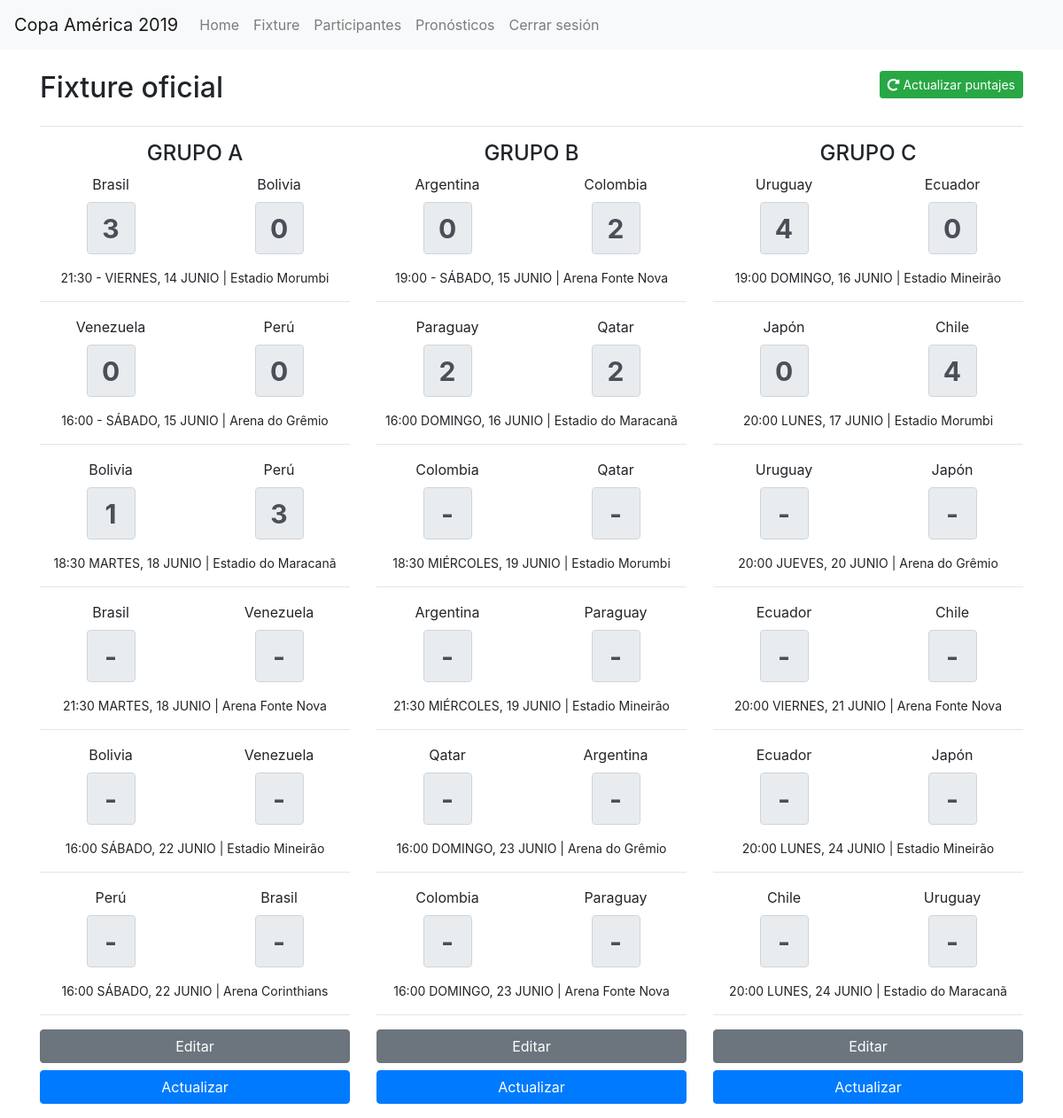
Page /admin/fixture.php (signed in) on the committed database.
### tables this page shows
CREATE TABLE `fixtures` (
  `id` int(11) NOT NULL AUTO_INCREMENT,
  `team_a` int(11) NOT NULL,
  `team_b` int(11) NOT NULL,
  `goal_a` varchar(5) NOT NULL DEFAULT '-',
  `goal_b` varchar(5) NOT NULL DEFAULT '-',
  `group_fixture` varchar(15) NOT NULL DEFAULT 'A',
  `city` varchar(45) NOT NULL,
  `stadium` varchar(45) NOT NULL,
  `date` varchar(45) NOT NULL,
  PRIMARY KEY (`id`),
  KEY `FK_FIXTURE_TEAM_B_idx` (`team_b`),
  KEY `FK_FIXTURE_TEAM_A_idx` (`team_a`) USING BTREE,
  CONSTRAINT `FK_FIXTURE_TEAM_A` FOREIGN KEY (`team_a`) REFERENCES `teams` (`id`) ON DELETE NO ACTION ON UPDATE NO ACTION,
  CONSTRAINT `FK_FIXTURE_TEAM_B` FOREIGN KEY (`team_b`) REFERENCES `teams` (`id`) ON DELETE NO ACTION ON UPDATE NO ACTION
);

CREATE TABLE `teams` (
  `id` int(11) NOT NULL AUTO_INCREMENT,
  `name` varchar(45) NOT NULL,
  PRIMARY KEY (`id`)
);

### admin/fixture.php (the view, shortened to what this page needs)
<?php
include_once('config/database.php');
?>
<!DOCTYPE html>
<html lang="es">
<head>
	<link rel="stylesheet" href="https://cdnjs.cloudflare.com/ajax/libs/font-awesome/5.8.2/css/all.min.css">
	<link rel="stylesheet" href="https://stackpath.bootstrapcdn.com/bootstrap/4.3.1/css/bootstrap.min.css">
</head>
<body>
	<nav class="navbar navbar-expand-lg navbar-light bg-light">
	  <a class="navbar-brand" href="#">Copa América 2019</a>
	  <div class="collapse navbar-collapse" id="navbarNav">
	    <ul class="navbar-nav">
	      <li class="nav-item">
	        <a class="nav-link" href="index.php">Home </a>
	      </li>
	      <li class="nav-item">
	        <a class="nav-link" href="fixture.php">Fixture</a>
	      </li>
	      <li class="nav-item">
	        <a class="nav-link" href="participantes.php">Participantes</a>
	      </li>
	      <li class="nav-item">
	        <a class="nav-link" href="pronosticos.php">Pronósticos</a>
	      </li>
	      <li class="nav-item">
          <a class="nav-link" href="logout.php">Cerrar sesión</a>
        </li>
	    </ul>
	  </div>
	</nav>
	<div class="container">
		<div class="row">
			<div class="col-lg-6">
				<p>&nbsp;</p>
				<h2>Fixture oficial</h2>
			</div>
			<div class="col-lg-6 text-right">
				<p>&nbsp;</p>
				<p><a href="javascript:void(0)" onclick="reloadPoints()" class="btn btn-success btn-sm"><i class="fas fa-redo-alt"></i> Actualizar puntajes</a></p>
			</div>
		</div>
		<hr>
		<div class="row">
			<div class="col-lg-4">
				<form id="frmFixtureA" name="frmFixtureA" method="POST">
					<div class="text-center">
						<h4>GRUPO A</h4>
					</div>
					<?php
					$sql_grupo_a = "SELECT f.id as id_fixture, f.team_a, t1.name AS teamA, f.team_b, t2.name AS teamB, f.goal_a AS goal_a, f.goal_b AS goal_b,f.stadium as stadium, f.date AS date FROM fixtures AS f JOIN teams AS t1 ON f.team_a=t1.id JOIN teams AS t2 ON f.team_b=t2.id WHERE f.group_fixture='A' ORDER BY f.id ASC";
					$result_grupo_a = $conexion->query($sql_grupo_a);
					while($row = $result_grupo_a->fetch_array())
					{
					?>
					<div class="row">
						<div class="col-lg-6 text-center">
							<div class="form-group">
								<label><?php echo $row['teamA']; ?></label>
								<input type="text" class="form-control input-score" id="goal_a_<?php echo $row['id_fixture']; ?>" name="goal_a_<?php echo $row['id_fixture']; ?>" value="<?php echo $row['goal_a']; ?>" disabled required>
							</div>
						</div>
						<div class="col-lg-6 text-center">
							<div class="form-group">
								<label><?php echo $row['teamB']; ?></label>
								<input type="text" class="form-control input-score" id="goal_b_<?php echo $row['id_fixture']; ?>" name="goal_b_<?php echo $row['id_fixture']; ?>" value="<?php echo $row['goal_b']; ?>" disabled required>
							</div>
						</div>
						<div class="col-lg-12 text-center text-detail">
							<p><?php echo $row['date']; ?> | <?php echo $row['stadium']; ?></p>
						</div>
					</div>
					<hr>
					<?php
					}
					?>
					<div class="form-group">
						<a href="javascript:void(0)" onclick="enableForm()" class="btn btn-secondary btn-block">Editar</a>
						<button type="submit" class="btn btn-primary btn-block">Actualizar</button>
					</div>
				</form>
			</div>
			<div class="col-lg-4">
				<form id="frmFixtureB" name="frmFixtureB" method="POST">
					<div class="text-center">
						<h4>GRUPO B</h4>
					</div>
					<?php
					$sql_grupo_b = "SELECT f.id as id_fixture, f.team_a, t1.name AS teamA, f.team_b, t2.name AS teamB, f.goal_a AS goal_a, f.goal_b AS goal_b,f.stadium as stadium, f.date AS date FROM fixtures AS f JOIN teams AS t1 ON f.team_a=t1.id JOIN teams AS t2 ON f.team_b=t2.id WHERE f.group_fixture='B' ORDER BY f.id ASC";
					$result_grupo_b = $conexion->query($sql_grupo_b);
					while($row = $result_grupo_b->fetch_array())
					{
					?>
					<div class="row">
						<div class="col-lg-6 text-center">
							<div class="form-group">
								<label><?php echo $row['teamA']; ?></label>
								<input type="text" class="form-control input-score" id="goal_a_<?php echo $row['id_fixture']; ?>" name="goal_a_<?php echo $row['id_fixture']; ?>" value="<?php echo $row['goal_a']; ?>" disabled required>
							</div>
						</div>
						<div class="col-lg-6 text-center">
							<div class="form-group">
								<label><?php echo $row['teamB']; ?></label>
								<input type="text" class="form-control input-score" id="goal_b_<?php echo $row['id_fixture']; ?>" name="goal_b_<?php echo $row['id_fixture']; ?>" value="<?php echo $row['goal_b']; ?>" disabled required>
							</div>
						</div>
						<div class="col-lg-12 text-center text-detail">
							<p><?php echo $row['date']; ?> | <?php echo $row['stadium']; ?></p>
						</div>
					</div>
					<hr>
					<?php
					}
					?>
					<div class="form-group">
						<a href="javascript:void(0)" onclick="enableForm()" class="btn btn-secondary btn-block">Editar</a>
						<button type="submit" class="btn btn-primary btn-block">Actualizar</button>
					</div>
				</form>
			</div>
			<div class="col-lg-4">
				<form id="frmFixtureC" name="frmFixtureC" method="POST">
					<div class="text-center">
						<h4>GRUPO C</h4>
					</div>
					<?php
					$sql_grupo_c = "SELECT f.id as id_fixture, f.team_a, t1.name AS teamA, f.team_b, t2.name AS teamB, f.goal_a AS goal_a, f.goal_b AS goal_b,f.stadium as stadium, f.date AS date FROM fixtures AS f JOIN teams AS t1 ON f.team_a=t1.id JOIN teams AS t2 ON f.team_b=t2.id WHERE f.group_fixture='C' ORDER BY f.id ASC";
					$result_grupo_c = $conexion->query($sql_grupo_c);
					while($row = $result_grupo_c->fetch_array())
					{
					?>
					<div class="row">
						<div class="col-lg-6 text-center">
							<div class="form-group">
								<label><?php echo $row['teamA']; ?></label>
								<input type="text" class="form-control input-score" id="goal_a_<?php echo $row['id_fixture']; ?>" name="goal_a_<?php echo $row['id_fixture']; ?>" value="<?php echo $row['goal_a']; ?>" disabled required>
							</div>
						</div>
						<div class="col-lg-6 text-center">
							<div class="form-group">
								<label><?php echo $row['teamB']; ?></label>
								<input type="text" class="form-control input-score" id="goal_b_<?php echo $row['id_fixture']; ?>" name="goal_b_<?php echo $row['id_fixture']; ?>" value="<?php echo $row['goal_b']; ?>" disabled required>
							</div>
						</div>
						<div class="col-lg-12 text-center text-detail">
							<p><?php echo $row['date']; ?> | <?php echo $row['stadium']; ?></p>
						</div>
					</div>
					<hr>
					<?php
					}
					?>
					<div class="form-group">
						<a href="javascript:void(0)" onclick="enableForm()" class="btn btn-secondary btn-block">Editar</a>
						<button type="submit" class="btn btn-primary btn-block">Actualizar</button>
					</div>
				</form>
			</div>
		</div>
	</div>
</body>
</html>

### admin/fixture.php (style rules this page uses)
p { margin-bottom: 0; }
.input-score { max-width: 55px; margin: 0 auto; text-align: center; font-size: 30px; font-weight: bold; }
.text-detail { font-size: 14px; }

### rows in the picture
fixtures: team_a.name "Brasil", goal_a_1 "3", team_b.name "Bolivia", goal_b_1 "0", date "21:30 - VIERNES, 14 JUNIO", stadium "Estadio Morumbi"
fixtures: team_a.name "Venezuela", goal_a_2 "0", team_b.name "Perú", goal_b_2 "0", date "16:00 - SÁBADO, 15 JUNIO", stadium "Arena do Grêmio"
fixtures: team_a.name "Bolivia", goal_a_7 "1", team_b.name "Perú", goal_b_7 "3", date "18:30 MARTES, 18 JUNIO", stadium "Estadio do Maracanã"
fixtures: team_a.name "Brasil", goal_a_8 "-", team_b.name "Venezuela", goal_b_8 "-", date "21:30 MARTES, 18 JUNIO", stadium "Arena Fonte Nova"
fixtures: team_a.name "Bolivia", goal_a_13 "-", team_b.name "Venezuela", goal_b_13 "-", date "16:00 SÁBADO, 22 JUNIO", stadium "Estadio Mineirão"
fixtures: team_a.name "Perú", goal_a_14 "-", team_b.name "Brasil", goal_b_14 "-", date "16:00 SÁBADO, 22 JUNIO", stadium "Arena Corinthians"
fixtures: team_a.name "Argentina", goal_a_3 "0", team_b.name "Colombia", goal_b_3 "2", date "19:00 - SÁBADO, 15 JUNIO", stadium "Arena Fonte Nova"
fixtures: team_a.name "Paraguay", goal_a_4 "2", team_b.name "Qatar", goal_b_4 "2", date "16:00 DOMINGO, 16 JUNIO", stadium "Estadio do Maracanã"
fixtures: team_a.name "Colombia", goal_a_9 "-", team_b.name "Qatar", goal_b_9 "-", date "18:30 MIÉRCOLES, 19 JUNIO", stadium "Estadio Morumbi"
fixtures: team_a.name "Argentina", goal_a_10 "-", team_b.name "Paraguay", goal_b_10 "-", date "21:30 MIÉRCOLES, 19 JUNIO", stadium "Estadio Mineirão"
fixtures: team_a.name "Qatar", goal_a_15 "-", team_b.name "Argentina", goal_b_15 "-", date "16:00 DOMINGO, 23 JUNIO", stadium "Arena do Grêmio"
fixtures: team_a.name "Colombia", goal_a_16 "-", team_b.name "Paraguay", goal_b_16 "-", date "16:00 DOMINGO, 23 JUNIO", stadium "Arena Fonte Nova"
fixtures: team_a.name "Uruguay", goal_a_5 "4", team_b.name "Ecuador", goal_b_5 "0", date "19:00 DOMINGO, 16 JUNIO", stadium "Estadio Mineirão"
fixtures: team_a.name "Japón", goal_a_6 "0", team_b.name "Chile", goal_b_6 "4", date "20:00 LUNES, 17 JUNIO", stadium "Estadio Morumbi"
fixtures: team_a.name "Uruguay", goal_a_11 "-", team_b.name "Japón", goal_b_11 "-", date "20:00 JUEVES, 20 JUNIO", stadium "Arena do Grêmio"
fixtures: team_a.name "Ecuador", goal_a_12 "-", team_b.name "Chile", goal_b_12 "-", date "20:00 VIERNES, 21 JUNIO", stadium "Arena Fonte Nova"
fixtures: team_a.name "Ecuador", goal_a_17 "-", team_b.name "Japón", goal_b_17 "-", date "20:00 LUNES, 24 JUNIO", stadium "Estadio Mineirão"
fixtures: team_a.name "Chile", goal_a_18 "-", team_b.name "Uruguay", goal_b_18 "-", date "20:00 LUNES, 24 JUNIO", stadium "Estadio do Maracanã"
